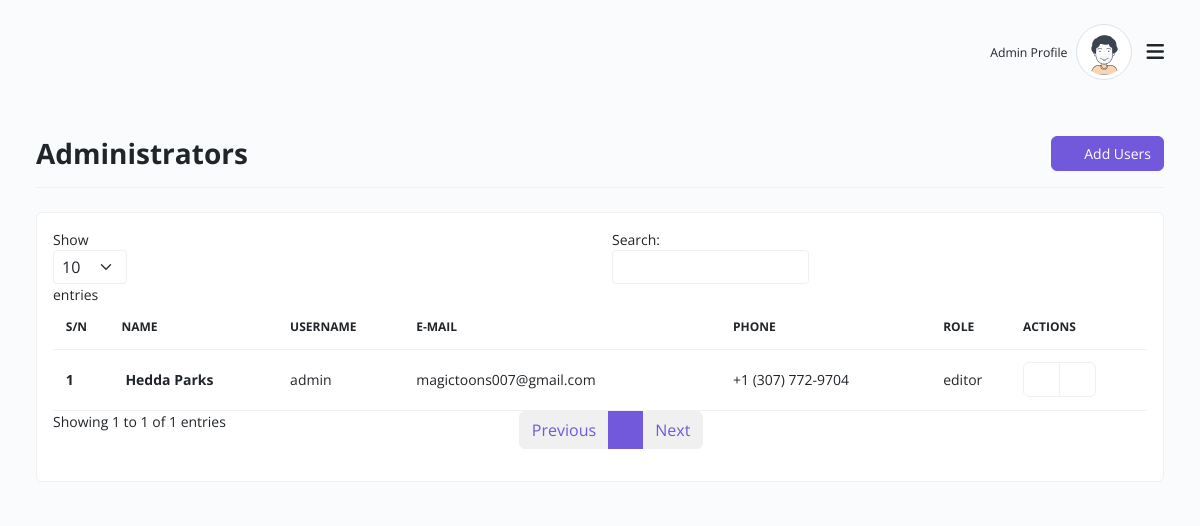
/users, run on an earlier commit of the app's database.
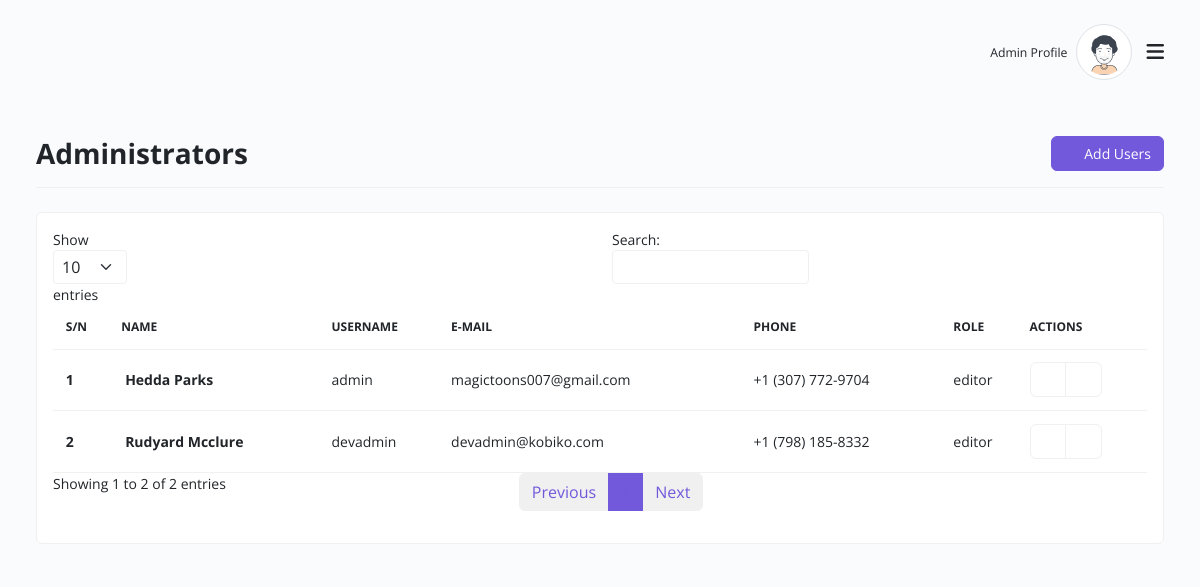
And on a later commit of the database.
### app/models.py (models this page shows, shortened)
class User(db.Model, UserMixin):
    id = db.Column(db.Integer, primary_key=True)
    username= db.Column(db.String(30), unique=True, nullable=False)
    email= db.Column(db.String(130), unique=True, nullable=False)
    phone= db.Column(db.String(15))
    firstname = db.Column(db.String(50), nullable=False)
    lastname = db.Column(db.String(50), nullable=False)
    password = db.Column(db.String(60), nullable=False)
    type = db.Column(db.String(12), nullable=True, default='editor')
    posts = db.relationship('Product', backref='author', lazy=True)

### app/admin/routes.py (the view)
@admin.route('/users')
def users():
    users = User.query.all()
    if not users:
        flash(message='No user found', category="danger")
        return redirect(url_for('admin.home'))
    return render_template('admin/users.html', title="Users", users=users)

### app/templates/admin/users.html (shortened to what this page needs)
{% extends "layout.html" %}
{% block content %}
    <div class="container-xxl">
        <div class="row align-items-center">
            <div class="border-0 mb-4">
                <div class="card-header py-3 no-bg bg-transparent d-flex align-items-center px-0 justify-content-between border-bottom flex-wrap">
                    <h3 class="fw-bold mb-0">Administrators</h3>
                    <div class="col-auto d-flex w-sm-100">
                        <a href="{{ url_for('admin.add_user') }}" class="btn btn-primary w-sm-100"><i class="icofont-plus-circle me-2 fs-6"></i>Add Users</a>
                    </div>
                </div>
            </div>
        </div>
        <div class="row clearfix g-3">
            <div class="col-sm-12">
                <div class="card mb-3">
                    <div class="card-body">
                        <table id="myProjectTable" class="table table-hover align-middle mb-0" style="width:100%">
                            <thead>
                                <tr>
                                    <th>S/N</th>
                                    <th>Name</th>
                                    <th>Username</th>
                                    <th>E-Mail</th>
                                    <th>Phone</th>
                                    <th>Role</th>
                                    <th>Actions</th>
                                </tr>
                            </thead>
                            <tbody>
                                {% for user in users %}
                                    <tr>
                                        <td><strong>{{ user.id }}</strong></td>
                                        <td>
                                                <a href="customer-detail.html">
                                                    <span class="fw-bold ms-1">{{ user.firstname }} {{ user.lastname }}</span>
                                                </a>
                                        </td>
                                        <td>{{ user.username }}</td>
                                        <td>{{ user.email }}</td>
                                        <td>{{ user.phone if user.phone else "N/A" }}</td>
                                        <td>{{ user.type }}</td>
                                        <td>
                                            <div class="btn-group" role="group" aria-label="Basic outlined example">
                                                <a href="{{ url_for('admin.edit_user', user_id=user.id) }}" class="btn btn-outline-secondary"><i class="icofont-edit text-success"></i></a>
                                                <a href="{{ url_for('admin.delete_user', user_id=user.id) }}" class="btn btn-outline-secondary deleterow"><i class="icofont-ui-delete text-danger"></i></a>
                                            </div>
                                        </td>
                                    </tr>
                                {% endfor %}
                            </tbody>
                        </table>
                    </div>
                </div>
            </div>
        </div>
    </div>
{% endblock content %}

### app/templates/layout.html (shortened to what this page needs)
<!doctype html>
<html class="no-js" lang="en" dir="ltr">
<head>
    <link rel="stylesheet" href="{{ url_for('static', filename='css/ebazar.style.min.css') }}">
</head>
<body>
    <div id="ebazar-layout" class="theme-blue">
        <div class="main px-lg-4 px-md-4">
            <div class="header">
                <nav class="navbar py-4">
                    <div class="container-xxl">
                        <div class="h-right d-flex align-items-center mr-5 mr-lg-0 order-1">
                            <div class="dropdown notifications">
                                <a class="nav-link dropdown-toggle pulse" href="#" role="button"
                                    data-bs-toggle="dropdown">
                                    <i class="icofont-home fs-5"></i>
                                </a>
                            </div>
                            <div class="dropdown user-profile ml-2 ml-sm-3 d-flex align-items-center zindex-popover">
                                <div class="u-info me-2">
                                    <small>Admin Profile</small>
                                </div>
                                <a class="nav-link dropdown-toggle pulse p-0" href="#" role="button"
                                    data-bs-toggle="dropdown" data-bs-display="static">
                                    <img class="avatar lg rounded-circle img-thumbnail"
                                        src="{{ url_for('static', filename='images/profile_av.svg') }}" alt="profile">
                                </a>
                            </div>
                        </div>
                        <button class="navbar-toggler p-0 border-0 menu-toggle order-3" type="button"
                            data-bs-toggle="collapse" data-bs-target="#mainHeader">
                            <span class="fa fa-bars"></span>
                        </button>
                    </div>
                </nav>
            </div>
            <div class="body d-flex py-3">
                {% block content %}
                {% endblock content %}
            </div>
        </div>
    </div>
</body>
</html>

What changed in the data, as far as the page shows it:
added User: id "2", firstname "Rudyard", lastname "Mcclure", username "devadmin", email "devadmin@kobiko.com", phone "+1 (798) 185-8332", type "editor"
Also different on the page:
text written by a page script: "Show entries Search: Showing 1 to 1 of 1 entries Previous Next" → "Show entries Search: Showing 1 to 2 of 2 entries Previous Next"
